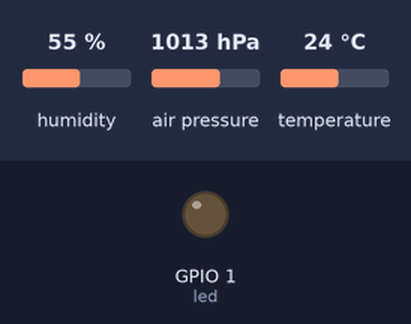
Simulated run of this sketch. Board: ESP8266 (NodeMCU). On the bench: output pins drawn as LEDs (lit = HIGH). The inputs (shaded band) are chosen by the test bench; at power-on: humidity 55 %, air pressure 1013 hPa, temperature 24 °C. WiFi joins after 1.5 s; servers stay silent unless stated; uploads are accepted with an empty reply; what the sketch prints to the serial monitor is not drawn.

Above: at 0.1 s.
At 1.6 s:
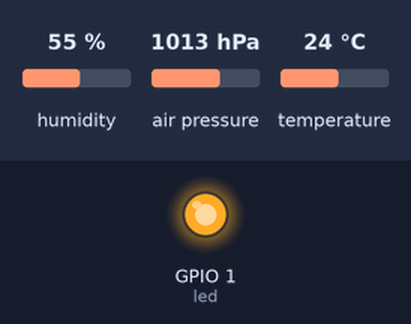
Timing chart, 0 to 3.1 s (numbered marks = the images above):
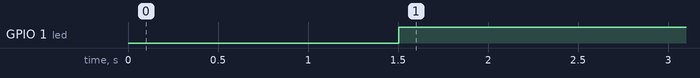

The sketch:

panchito.ino
```cpp
#ifdef ESP32
  #include <WiFi.h>
  #include <HTTPClient.h>
#else
  #include <ESP8266WiFi.h>
  #include <ESP8266HTTPClient.h>
  #include <WiFiClient.h>
#endif

#include <Wire.h>
#include <Adafruit_BME280.h>


#include <ArduinoJson.h>

Adafruit_BME280 bme;

// Replace with your network credentials
const char* ssid     ="CETYS_Universidad";
const char* password = "";

// REPLACE with your Domain name and URL path or IP address with path
const char* serverName = "http://10.4.62.247:3000/";

// Keep this API Key value to be compatible with the PHP code provided in the project page.
// If you change the apiKeyValue value, the PHP file /post-data.php also needs to have the same key
// String apiKeyValue = "tPmAT5Ab3j7F9";

int led = 1;


void setup() {
  Serial.begin(115200);

  pinMode(1,OUTPUT);
  Serial.print("setup");

  WiFi.begin(ssid);
  Serial.println("Connecting");
  while(WiFi.status() != WL_CONNECTED) {
    delay(500);
    Serial.print(".");
  }
  Serial.println("");
  Serial.print("Connected to WiFi network with IP Address: ");
  Serial.println(WiFi.localIP());

  // (you can also pass in a Wire library object like &Wire2)
  bool status = bme.begin(); //0x76
  if (!status) {
    Serial.println("Could not find a valid BME280 sensor, check wiring or change I2C address!");
    while (1);
  }

  Serial.print("setup end");

}

void loop(){
  if(WiFi.status()== WL_CONNECTED){
    digitalWrite(led,HIGH);
    Serial.println("SUPERRAMADRE");
    WiFiClient client;
    HTTPClient http;

    // Your Domain name with URL path or IP address with path
    http.begin(client, serverName);

    // Specify content-type header
    http.addHeader("Content-Type", "application/x-www-form-urlencoded");

    // Prepare your HTTP POST request data
    String httpRequestData = "?temperature=" + String(bme.readTemperature())
                           + "&humidity=" + String(bme.readHumidity()) + "&pressure=" + String(bme.readPressure()/100.0F) + "";
    Serial.print("httpRequestData: ");
    Serial.println(httpRequestData);

    // You can comment the httpRequestData variable above
    // then, use the httpRequestData variable below (for testing purposes without the BME280 sensor)
    //String httpRequestData = "api_key=tPmAT5Ab3j7F9&value1=24.75&value2=49.54&value3=1005.14";

    // Send HTTP POST request
    int httpResponseCode = http.POST(httpRequestData);

    // If you need an HTTP request with a content type: text/plain
    //http.addHeader("Content-Type", "text/plain");
    //int httpResponseCode = http.POST("Hello, World!");

    // If you need an HTTP request with a content type: application/json, use the following:
    //http.addHeader("Content-Type", "application/json");
    //int httpResponseCode = http.POST("{\"value1\":\"19\",\"value2\":\"67\",\"value3\":\"78\"}");

    if (httpResponseCode>0) {
      Serial.print("HTTP Response code: ");
      Serial.println(httpResponseCode);
    }
    else {
      Serial.print("Error code: ");
      Serial.println(httpResponseCode);
    }
    // Free resources
    http.end();
  }
  else {
    Serial.println("WiFi Disconnected");
  }
  //Send an HTTP POST request every 30 seconds
  delay(30000);
}
```

Measured:
- by itself, GPIO 1 (led): LOW → HIGH at 1.5 s
